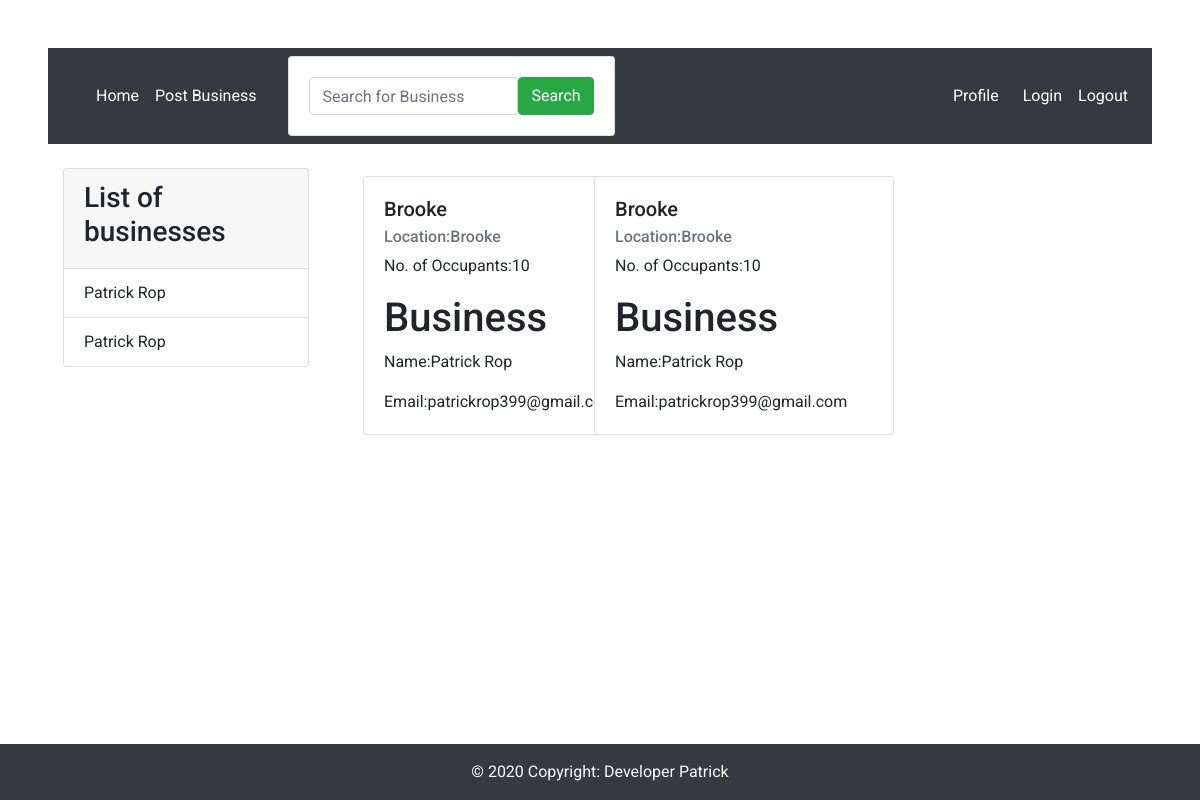
Before: / with the older database file.
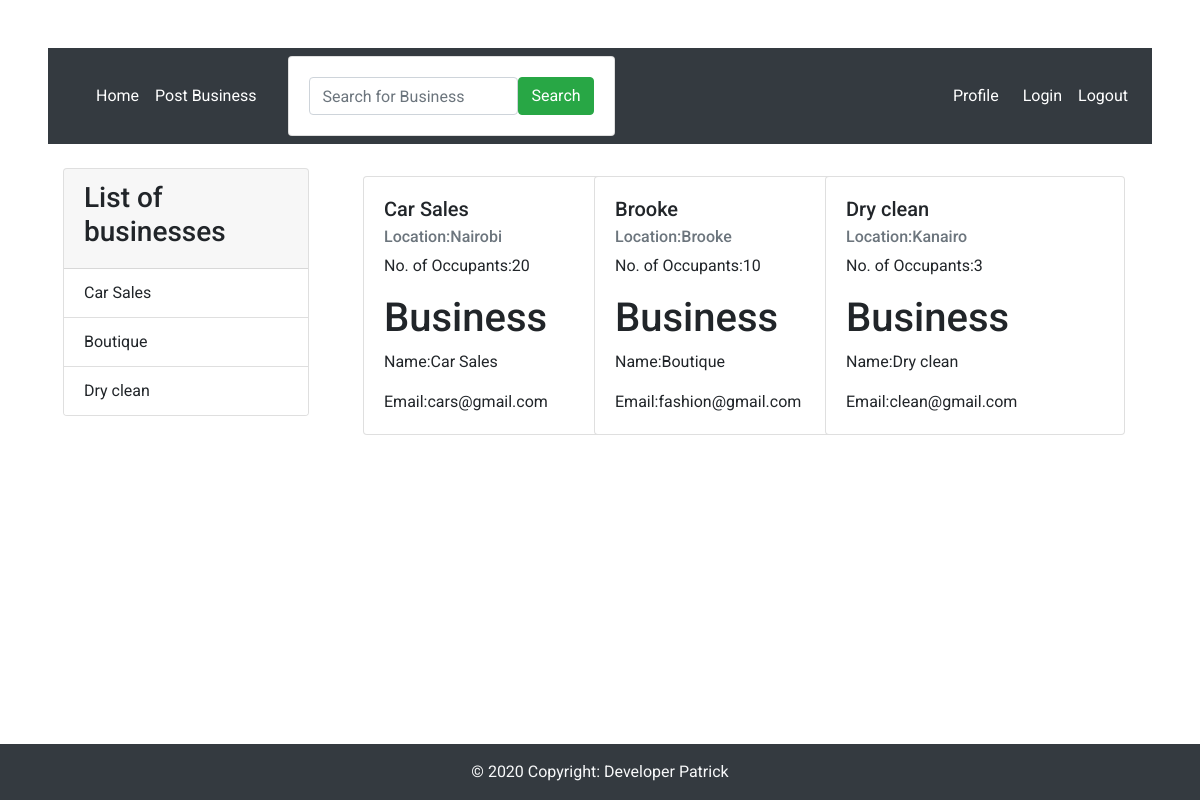
After: the same page with the newer database file.
### updateme/models.py (models this page shows, shortened)
class Business(models.Model):
    name = models.CharField(max_length=30)
    user = models.ForeignKey(User, on_delete=CASCADE, null=True)
    neighbourhood = models.ForeignKey(NeighbourHood, on_delete=CASCADE, null=True)
    email = models.EmailField(max_length=30, null=True)

class NeighbourHood(models.Model):
    name = models.CharField(max_length=30,null=False)
    location = models.CharField(max_length=30, null=False)
    admin = models.ForeignKey(Admin, on_delete=CASCADE, null=True)
    occupants_count = models.IntegerField(default=0, null=False)

### updateme/views.py (the view)
# urls.py: path('',views.index,name='index'),
def index(request):
    businesses=Business.objects.all()
    if 'item_name' in request.GET:
        item_name=request.GET['item_name']
        businesses=businesses.filter(name__icontains=item_name)
    else:
        businesses=Business.objects.all()
    users=User.objects.all()
    neighbourhoods=NeighbourHood.objects.all()
    context={'businesses':businesses,'users':users,'neighbourhoods':neighbourhoods}
    return render(request,'index.html',context)

### updateme/templates/index.html
{% extends 'base.html'%}
{% block content%}
<div class="container-fluid mt-4">
    <div class="row ">
        <div class="col-md-3">
            <div class="card">
                <div class="card-header">
                   <h3>List of businesses</h3>
                </div>
                <ul class="list-group list-group-flush">
                    {% for business in businesses %}
                    <li class="list-group-item">
                        {{business.name}}
                    </li>
                    {%endfor%}
                </ul>
            </div>
        </div>
        <div class="col-md-9  col-sm-9 col-lg-9">
            <div class="row">
                {% for business in businesses %}
                <div class="col-md-3 mr-4">
                    <div class="card  my-2 mr-4 ml-4" style="width: 300px;">
                        <div class="card-body">
                            <h5 class="card-title">{{business.neighbourhood.name}}</h5>
                            <h6 class="card-subtitle mb-2 text-muted">Location:{{business.neighbourhood.location}}</h6>
                            <p class="card-text">No. of Occupants:{{business.neighbourhood.occupants_count}}</p>
                            <h1>Business</h1>
                            <p class="card-text">Name:{{business.name}}</p>
                            <p class="card-text">Email:{{business.email}}</p>
                        </div>
                    </div>
                </div>
                {% endfor%}
            </div>
        </div>
    </div>
    <footer class="bg-dark text-center text-lg-start fixed-bottom"  >
        <div class="text-center text-light p-3" style="background-color:rgb(52,58,64);">
          © 2020 Copyright:
          <a class="text-light"  href="#">Developer Patrick</a>
        </div>
      </footer>
</div>
{% endblock %}

### updateme/templates/base.html (shortened to what this page needs)
{% load bootstrap3 %}
{% load bootstrap4 %}
{% load static%}
<!DOCTYPE html>
<html>
<head>
  {% block styles %}
  {% bootstrap_css%}
{% endblock %}
</head>
<body class="m-5">
{% include "navbar.html" %}
{% block content %}
{%endblock%}
</body>
</html>

### updateme/templates/navbar.html (shortened to what this page needs)
<!DOCTYPE html>
<html lang="en">
<head>
</head>
<body>
    {% block content %}
    <nav class="navbar navbar-expand-md navbar-dark bg-dark">
        <div class="collapse navbar-collapse" id="navbarCollapse">
            <div class="navbar-nav ml-4">
                <a href="/" style="color: white;" class="nav-item nav-link">Home</a>
                <a href="{% url 'new_business'%}" style="color: white;" class="nav-item nav-link">Post Business</a>
            </div>
            <form class="card card-sm ml-4 ">
                <div class="card-body row no-gutters align-items-center">
                    <div class="col">
                        <input type="search" name='item_name' placeholder="Search for Business"
                            class="form-control form-control">
                    </div>
                    <div class="col-auto">
                        <button class="btn btn-success" type="submit">Search</button>
                    </div>
                </div>
            </form>
            <div class="navbar-nav ml-auto  ">
                <a href="{% url 'profile' %}" style="color: white;" class="nav-item nav-link mr-sm-2">Profile</a>
                <a href="{% url 'login' %}" style="color: white;" class="nav-item nav-link ">Login</a>
                <a href="{% url 'logout' %}" style="color: white;" class="nav-item nav-link">Logout</a>
            </div>
        </div>
    </nav>
    {% endblock%}
</body>
</html>

### updateme/templates/base.html (style rules this page uses)
* { font-family: 'Roboto', sans-serif; }

Changed rows visible on the page:
removed Business: name "Patrick Rop", neighbourhood.name "Brooke", neighbourhood.location "Brooke", neighbourhood.occupants_count "10", email "patrickrop399@gmail.com"
removed Business: name "Patrick Rop", neighbourhood.name "Brooke", neighbourhood.location "Brooke", neighbourhood.occupants_count "10", email "patrickrop399@gmail.com"
added Business: name "Car Sales", neighbourhood.name "Car Sales", neighbourhood.location "Nairobi", neighbourhood.occupants_count "20", email "cars@gmail.com"
added Business: name "Boutique", neighbourhood.name "Brooke", neighbourhood.location "Brooke", neighbourhood.occupants_count "10", email "fashion@gmail.com"
added Business: name "Dry clean", neighbourhood.name "Dry clean", neighbourhood.location "Kanairo", neighbourhood.occupants_count "3", email "clean@gmail.com"
